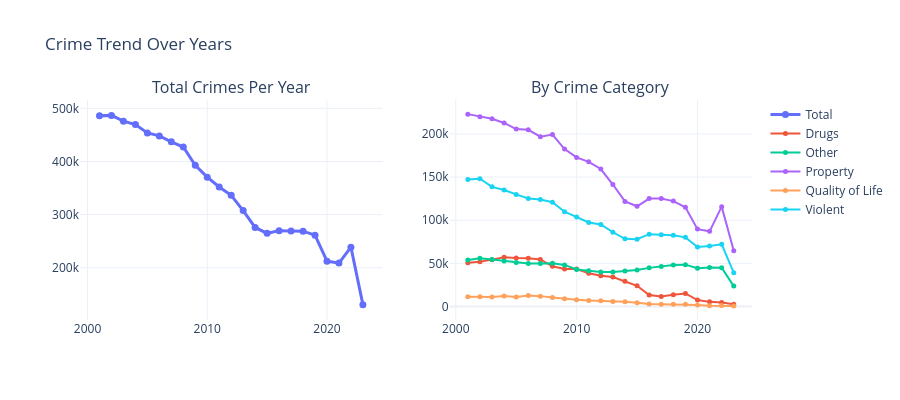

The notebook cell this image was saved under:
### Markdown cell above
##  Temporal Analysis

### Code cell
# Year-over-year trend
yearly = (df_temporal.groupby(["Year","crime_category"])
          .size().reset_index(name="count"))
yearly_total = yearly.groupby("Year")["count"].sum().reset_index()

fig = make_subplots(rows=1, cols=2,
    subplot_titles=["Total Crimes Per Year", "By Crime Category"])

fig.add_trace(go.Scatter(x=yearly_total["Year"], y=yearly_total["count"],
    mode="lines+markers", line=dict( width=3),
    marker=dict(size=7), name="Total"), row=1, col=1)

for cat, grp in yearly.groupby("crime_category"):
    fig.add_trace(go.Scatter(x=grp["Year"], y=grp["count"],
        mode="lines+markers", name=cat, marker=dict(size=5)), row=1, col=2)

fig.update_layout(height=400, title_text="Crime Trend Over Years",
    hovermode="x unified", template="plotly_white")
fig.show()

### Figure 1 — Plotly figure (JSON) as saved in the notebook; plotly's stock layout.template omitted (floating-point values rounded to 4 significant figures)
{"data": [{"line": {"width": 3}, "marker": {"size": 7}, "mode": "lines+markers", "name": "Total", "type": "scatter", "x": [2001, 2002, 2003, 2004, 2005, 2006, 2007, 2008, 2009, 2010, 2011, 2012, 2013, 2014, 2015, 2016, 2017, 2018, 2019, 2020, 2021, 2022, 2023], "xaxis": "x", "y": [485862, 486786, 475949, 469410, 453764, 448160, 437069, 427143, 392804, 370475, 351958, 336248, 307463, 275734, 264747, 269769, 269045, 268784, 261270, 212137, 208683, 238647, 130481], "yaxis": "y"}, {"marker": {"size": 5}, "mode": "lines+markers", "name": "Drugs", "type": "scatter", "x": [2001, 2002, 2003, 2004, 2005, 2006, 2007, 2008, 2009, 2010, 2011, 2012, 2013, 2014, 2015, 2016, 2017, 2018, 2019, 2020, 2021, 2022, 2023], "xaxis": "x2", "y": [50573, 51794, 54290, 57069, 56243, 55822, 54466, 46519, 43549, 43400, 38610, 35495, 34132, 29128, 23944, 13337, 11694, 13591, 15080, 7498, 5339, 4723, 2543], "yaxis": "y2"}, {"marker": {"size": 5}, "mode": "lines+markers", "name": "Other", "type": "scatter", "x": [2001, 2002, 2003, 2004, 2005, 2006, 2007, 2008, 2009, 2010, 2011, 2012, 2013, 2014, 2015, 2016, 2017, 2018, 2019, 2020, 2021, 2022, 2023], "xaxis": "x2", "y": [53845, 55776, 54400, 52571, 51104, 49701, 49772, 50124, 48157, 42912, 41424, 39873, 40071, 41098, 42359, 44745, 46478, 47976, 48470, 44233, 45233, 44855, 23604], "yaxis": "y2"}, {"marker": {"size": 5}, "mode": "lines+markers", "name": "Property", "type": "scatter", "x": [2001, 2002, 2003, 2004, 2005, 2006, 2007, 2008, 2009, 2010, 2011, 2012, 2013, 2014, 2015, 2016, 2017, 2018, 2019, 2020, 2021, 2022, 2023], "xaxis": "x2", "y": [222954, 219929, 217554, 212687, 205578, 204737, 196747, 199330, 182415, 172784, 167655, 159343, 141366, 121782, 116132, 125036, 125067, 122123, 114981, 89679, 87083, 115729, 64487], "yaxis": "y2"}, {"marker": {"size": 5}, "mode": "lines+markers", "name": "Quality of Life", "type": "scatter", "x": [2001, 2002, 2003, 2004, 2005, 2006, 2007, 2008, 2009, 2010, 2011, 2012, 2013, 2014, 2015, 2016, 2017, 2018, 2019, 2020, 2021, 2022, 2023], "xaxis": "x2", "y": [11366, 11276, 11059, 12091, 10956, 12622, 11993, 10278, 8845, 7720, 6914, 6534, 5873, 5357, 4395, 2874, 2702, 2646, 2634, 1773, 945, 1254, 699], "yaxis": "y2"}, {"marker": {"size": 5}, "mode": "lines+markers", "name": "Violent", "type": "scatter", "x": [2001, 2002, 2003, 2004, 2005, 2006, 2007, 2008, 2009, 2010, 2011, 2012, 2013, 2014, 2015, 2016, 2017, 2018, 2019, 2020, 2021, 2022, 2023], "xaxis": "x2", "y": [147124, 148011, 138646, 134992, 129883, 125278, 124091, 120892, 109838, 103659, 97355, 95003, 86021, 78369, 77917, 83777, 83104, 82448, 80105, 68954, 70083, 72086, 39148], "yaxis": "y2"}], "layout": {"annotations": [{"font": {"size": 16}, "showarrow": false, "text": "Total Crimes Per Year", "x": 0.225, "xanchor": "center", "xref": "paper", "y": 1, "yanchor": "bottom", "yref": "paper"}, {"font": {"size": 16}, "showarrow": false, "text": "By Crime Category", "x": 0.775, "xanchor": "center", "xref": "paper", "y": 1, "yanchor": "bottom", "yref": "paper"}], "height": 400, "hovermode": "x unified", "title": {"text": "Crime Trend Over Years"}, "xaxis": {"anchor": "y", "domain": [0, 0.45]}, "xaxis2": {"anchor": "y2", "domain": [0.55, 1]}, "yaxis": {"anchor": "x", "domain": [0, 1]}, "yaxis2": {"anchor": "x2", "domain": [0, 1]}}}
